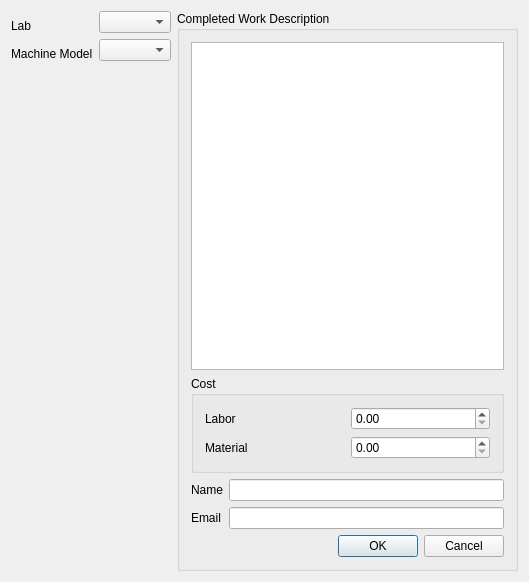
<?xml version="1.0" encoding="UTF-8"?>
<ui version="4.0">
 <class>CWFID</class>
 <widget class="QDialog" name="CWFID">
  <property name="geometry">
   <rect>
    <x>0</x>
    <y>0</y>
    <width>529</width>
    <height>582</height>
   </rect>
  </property>
  <property name="windowTitle">
   <string>CWFID</string>
  </property>
  <layout class="QGridLayout" name="gridLayout_2">
   <item row="0" column="0">
    <layout class="QGridLayout" name="gridLayout">
     <item row="0" column="0" rowspan="2">
      <widget class="QLabel" name="label">
       <property name="maximumSize">
        <size>
         <width>150</width>
         <height>16777215</height>
        </size>
       </property>
       <property name="text">
        <string>Lab</string>
       </property>
      </widget>
     </item>
     <item row="0" column="1">
      <widget class="QComboBox" name="comboBox_lab"/>
     </item>
     <item row="1" column="1" rowspan="2">
      <widget class="QComboBox" name="comboBox_Machine">
       <property name="maximumSize">
        <size>
         <width>200</width>
         <height>16777215</height>
        </size>
       </property>
      </widget>
     </item>
     <item row="2" column="0">
      <widget class="QLabel" name="label_2">
       <property name="text">
        <string>Machine Model</string>
       </property>
      </widget>
     </item>
    </layout>
   </item>
   <item row="0" column="1" rowspan="2">
    <widget class="QGroupBox" name="groupBox">
     <property name="title">
      <string>Completed Work Description</string>
     </property>
     <layout class="QVBoxLayout" name="verticalLayout_5">
      <item>
       <widget class="QTextEdit" name="textEdit"/>
      </item>
      <item>
       <widget class="QGroupBox" name="groupBox_3">
        <property name="title">
         <string>Cost</string>
        </property>
        <layout class="QHBoxLayout" name="horizontalLayout_3">
         <item>
          <layout class="QVBoxLayout" name="verticalLayout_4">
           <item>
            <widget class="QLabel" name="label_5">
             <property name="text">
              <string>Labor</string>
             </property>
            </widget>
           </item>
           <item>
            <widget class="QLabel" name="label_6">
             <property name="text">
              <string>Material</string>
             </property>
            </widget>
           </item>
          </layout>
         </item>
         <item>
          <layout class="QVBoxLayout" name="verticalLayout_3">
           <item>
            <widget class="QDoubleSpinBox" name="doubleSpinBox_labor"/>
           </item>
           <item>
            <widget class="QDoubleSpinBox" name="doubleSpinBox_Material"/>
           </item>
          </layout>
         </item>
        </layout>
       </widget>
      </item>
      <item>
       <layout class="QHBoxLayout" name="horizontalLayout_2">
        <item>
         <layout class="QVBoxLayout" name="verticalLayout_2">
          <item>
           <widget class="QLabel" name="label_3">
            <property name="text">
             <string>Name</string>
            </property>
           </widget>
          </item>
          <item>
           <widget class="QLabel" name="label_4">
            <property name="text">
             <string>Email</string>
            </property>
           </widget>
          </item>
         </layout>
        </item>
        <item>
         <layout class="QVBoxLayout" name="verticalLayout">
          <item>
           <widget class="QLineEdit" name="lineEdit"/>
          </item>
          <item>
           <widget class="QLineEdit" name="lineEdit_2"/>
          </item>
         </layout>
        </item>
       </layout>
      </item>
      <item>
       <widget class="QDialogButtonBox" name="buttonBox">
        <property name="standardButtons">
         <set>QDialogButtonBox::Cancel|QDialogButtonBox::Ok</set>
        </property>
       </widget>
      </item>
     </layout>
    </widget>
   </item>
   <item row="1" column="0">
    <spacer name="verticalSpacer">
     <property name="orientation">
      <enum>Qt::Vertical</enum>
     </property>
     <property name="sizeHint" stdset="0">
      <size>
       <width>20</width>
       <height>507</height>
      </size>
     </property>
    </spacer>
   </item>
  </layout>
 </widget>
 <layoutdefault spacing="6" margin="11"/>
 <resources/>
 <connections>
  <connection>
   <sender>buttonBox</sender>
   <signal>accepted()</signal>
   <receiver>CWFID</receiver>
   <slot>accept()</slot>
   <hints>
    <hint type="sourcelabel">
     <x>412</x>
     <y>547</y>
    </hint>
    <hint type="destinationlabel">
     <x>75</x>
     <y>479</y>
    </hint>
   </hints>
  </connection>
  <connection>
   <sender>buttonBox</sender>
   <signal>rejected()</signal>
   <receiver>CWFID</receiver>
   <slot>reject()</slot>
   <hints>
    <hint type="sourcelabel">
     <x>311</x>
     <y>554</y>
    </hint>
    <hint type="destinationlabel">
     <x>46</x>
     <y>524</y>
    </hint>
   </hints>
  </connection>
 </connections>
</ui>
